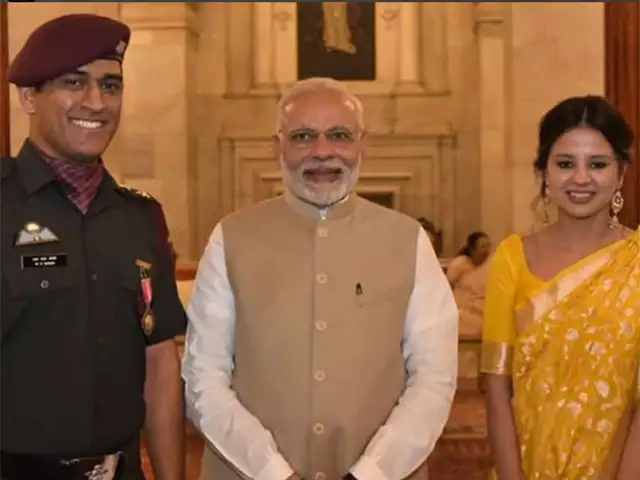
#> input picture FaceDetect/7.jpg, 640 x 480 px
$ python 'Face Detect 1.py'
#> lines starting #> are read from the running program, lines starting #| are printed output that depends on the picture; after the words box and inside, x2 and y2 are one past the last pixel; in counts of white or black regions, pixels touching at a corner belong together
import cv2
import sys

# Get user supplied values
cascPath = "haarcascade_frontalface_default.xml"

# Create the haar cascade
faceCascade = cv2.CascadeClassifier(cascPath)

# Read the image
image = cv2.imread('7.jpg')
#> image is the input picture: shape (480, 640, 3); mean B, G, R 62.1, 98.6, 143.8
gray = cv2.cvtColor(image, cv2.COLOR_BGR2GRAY)
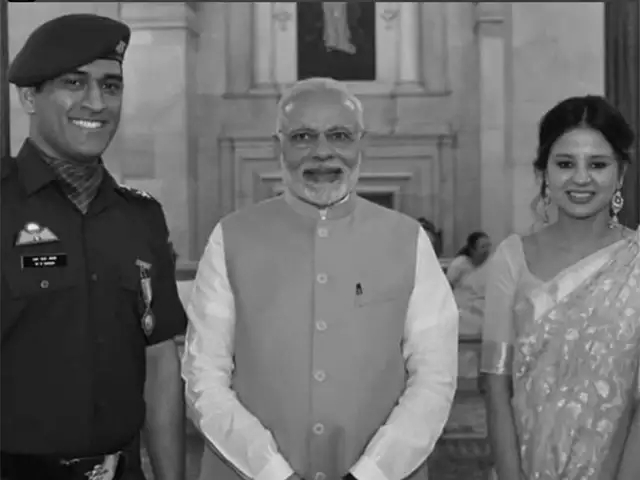
#> gray: shape (480, 640); min 0, max 240, mean 108

# Detect faces in the image
faces = faceCascade.detectMultiScale(
    gray,
    scaleFactor=1.2,
    minNeighbors=6,
    minSize=(30, 30),
    flags=cv2.CASCADE_SCALE_IMAGE

)
#> faces = [[41, 42, 105, 105], [277, 102, 93, 93], [537, 130, 88, 88]]

print("Found {0} faces!".format(len(faces)))
#| Found 3 faces!

# Draw a rectangle around the faces
for (x, y, w, h) in faces:
    cv2.rectangle(image, (x, y), (x+w, y+h), (0, 255, 0), 2)
#> this loop made 3 passes
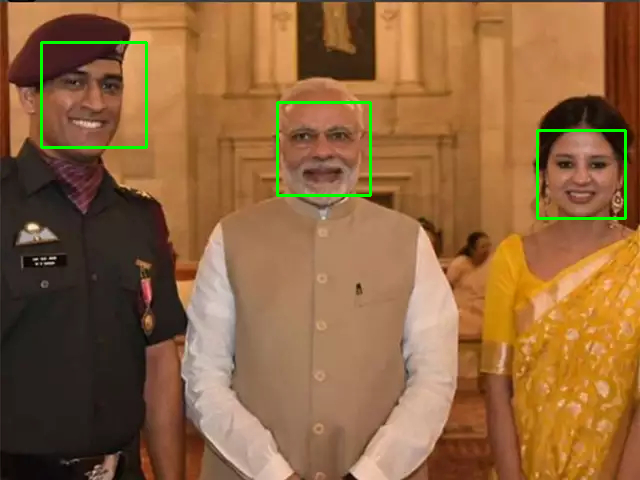
#> image: shape (480, 640, 3); 1.11% of pixels changed, all inside (x1, y1, x2, y2) = (40, 41, 627, 220)


cv2.imshow("Faces found", image)
cv2.waitKey(0)

$ run again, with FaceDetect/10.jpg copied over FaceDetect/7.jpg
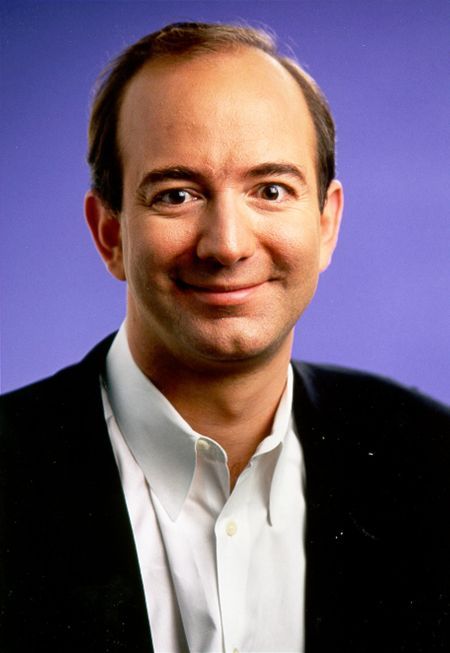
#> input picture FaceDetect/10.jpg, 450 x 653 px
#> image is the input picture: shape (653, 450, 3); mean B, G, R 111.4, 92.4, 109
#> `gray = cv2.cvtColor(image, cv2.COLOR_BGR2GRAY)`:
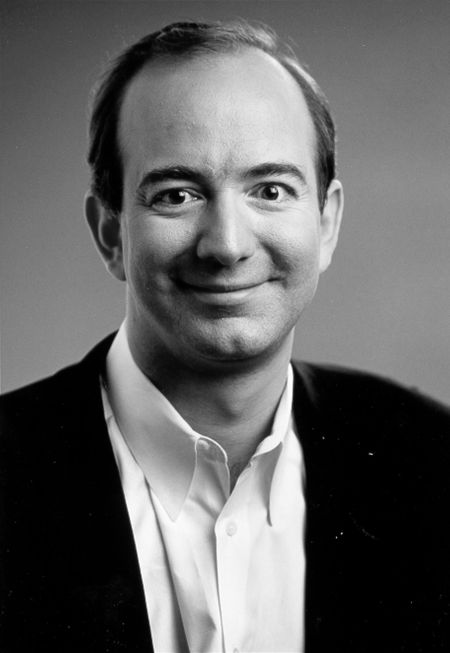
#> gray: shape (653, 450); min 0, max 255, mean 99.6
#> faces = [[95, 86, 261, 261]]
#| Found 1 faces!
#> the loop `for (x, y, w, h) in faces:` made 1 pass
#> after the loop `for (x, y, w, h) in faces:`:
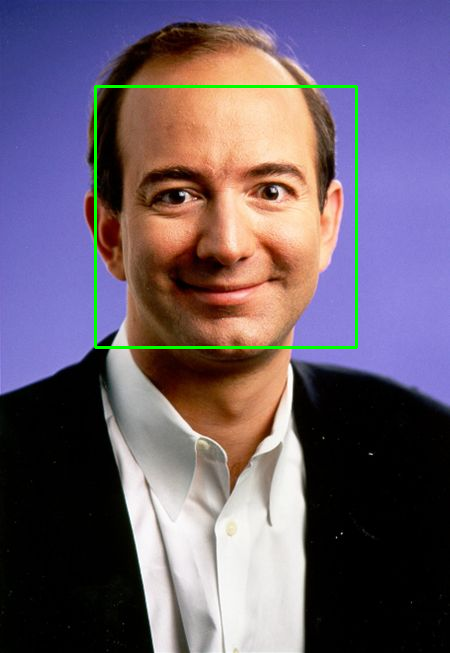
#> image: shape (653, 450, 3); 1.06% of pixels changed, all inside (x1, y1, x2, y2) = (94, 85, 358, 349)
